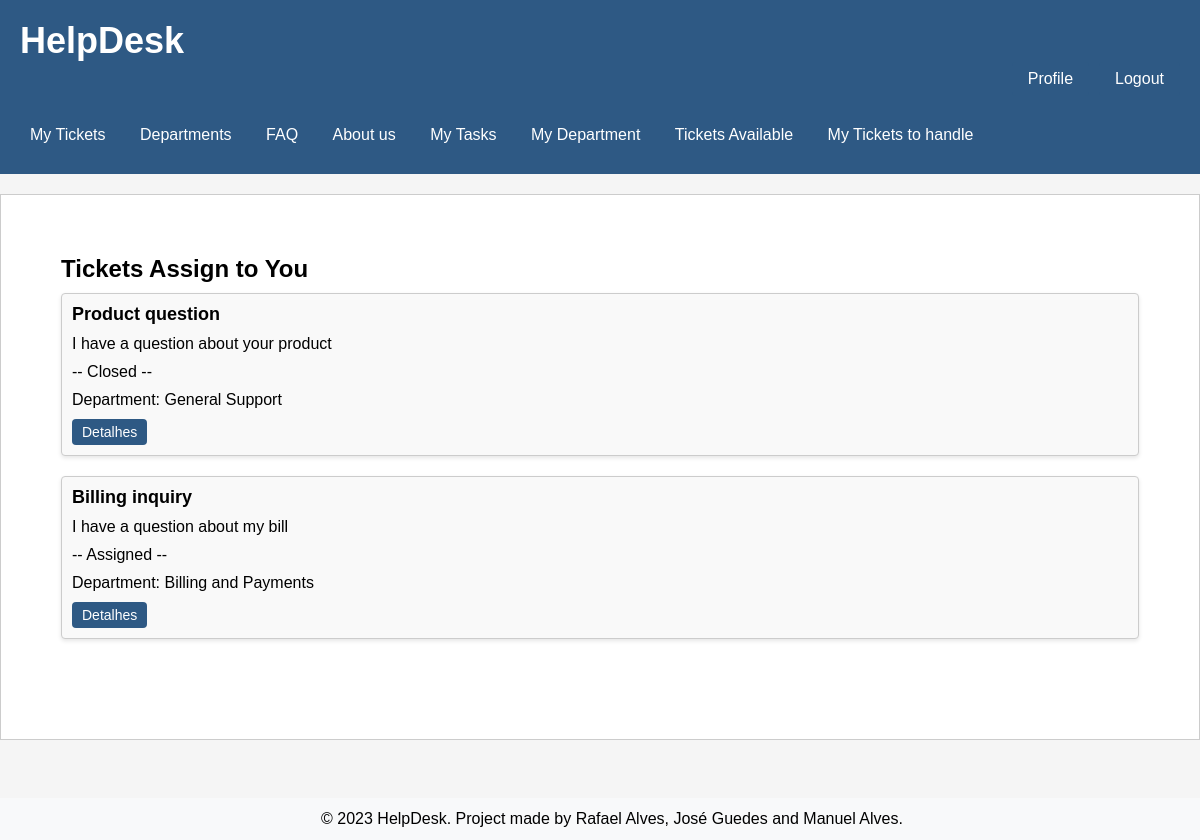
/pages/ticketsToHandle.php (signed in), run on the app's committed database.
### tables this page shows
CREATE TABLE Ticket (
    id INTEGER PRIMARY KEY AUTOINCREMENT,
    title varchar(255) NOT NULL UNIQUE,
    description VARCHAR(255) NOT NULL,
    ticket_status VARCHAR (10)  NOT NULL DEFAULT 'Open' CHECK (ticket_status IN ('Open', 'Assigned', 'Closed')),
    created_at TIMESTAMP NOT NULL DEFAULT CURRENT_TIMESTAMP,
    updated_at TIMESTAMP NOT NULL DEFAULT CURRENT_TIMESTAMP,
    id_user INTEGER, /* id do client que criou o ticket */
    id_agent INTEGER DEFAULT NULL, /* id do agent que está a tratar do ticket */
    id_department INTEGER, /* id do department do ticket */
    CONSTRAINT current_edit_date_ck CHECK (created_at <= updated_at),
    CONSTRAINT id_usertFK FOREIGN KEY(id_user) REFERENCES User(id),
    CONSTRAINT id_agentFK FOREIGN KEY(id_agent) REFERENCES User(id),
    CONSTRAINT id_departmentFK FOREIGN KEY(id_department) REFERENCES Department(id)
);

CREATE TABLE Department (
    id INTEGER PRIMARY KEY AUTOINCREMENT,
    name varchar(255) NOT NULL UNIQUE,
    created_at TIMESTAMP NOT NULL DEFAULT CURRENT_TIMESTAMP
);

### utils/session.php (called while the page is built, shortened)
<?php
   function getUserID() {
       if(isset($_SESSION['userID'])) {
            return $_SESSION['userID'];
       } else {
           return null;
       }
   }
?>

### database/ticket.class.php (called while the page is built, shortened)
<?php
  class Ticket {
static function getTicketsAgent(PDO $db, int $id_agent){
  $stmt = $db->prepare('
    SELECT id, title, description, id_department, ticket_status
    FROM Ticket
    WHERE id_agent = ?
    ORDER by updated_at desc
  ');
  $stmt->execute(array($id_agent));
  $row = $stmt->fetchAll(PDO::FETCH_ASSOC);
  return $row;
}
  }
?>

### actions/getAgent_tickets.php (called while the page is built, shortened)
<?php
require_once(__DIR__ . '/../database/connection.db.php');
require_once(__DIR__ . '/../database/ticket.class.php');
$tickets = Ticket::getTicketsAgent($dbh, getUserID());
?>

### database/department.class.php (called while the page is built, shortened)
<?php
  class Department {
    static function getName($id) {
      global $dbh;
      try {
        $stmt = $dbh->prepare('SELECT name FROM Department WHERE id = ?');
        $stmt->execute(array($id));
        if($row = $stmt->fetch()){
          return $row['name'];
        }
      }catch(PDOException $e) {
        return -1;
      }
    }
  }
?>

### pages/ticketsToHandle.php (the view, shortened to what this page needs)
<?php
  require_once(__DIR__ . '/../templates/header.tpl.php');
  require_once(__DIR__ . '/../templates/footer.tpl.php');
?>
  <section class="tickets">
      <h2>Tickets Assign to You </h2>
      <ul>
        <?php
        require_once(__DIR__ . '/../actions/getAgent_tickets.php');
        for($i = 0; $i < count($tickets); $i++) {
        include_once("../database/department.class.php");
        $depart = Department::getName($tickets[$i]['id_department']);
        ?>
        <li>
          <div class="ticket" id="<?=$tickets[$i]['id']?>">
            <h3> <?=$tickets[$i]['title']?></h3>
            <p> <?=$tickets[$i]['description']?> </p>
            <p>-- <?=$tickets[$i]['ticket_status']?> --</p>
            <p> Department: <?=$depart?> </p>
            <a href="../pages/detailTicket.php?id=<?=$tickets[$i]['id']?>" class="button">Detalhes</a>
          </div>
        </li>
        <?php } ?>
      </ul>
    </section>

### css/style.css (style rules this page uses)
body { position: relative; margin: 0; padding: 0; font-family: Arial, sans-serif; background-color: #f5f5f5; min-height: 100%; padding-bottom: 5rem; }
.tickets { margin: 40px; margin-bottom: 20px; margin-top: 20px; }
h2 { font-size: 24px; margin: 0 0 10px; }
ul { list-style-type: none; padding: 0; margin: 0; margin-bottom: 20px; }
.ticket { background-color: #f5f5f5; border-radius: 4px; box-shadow: 0 2px 4px rgba(0, 0, 0, 0.1); padding: 10px; margin-bottom: 20px; }
.ticket h3 { margin: 0 0 10px; font-size: 18px; margin-bottom: 5px; }
.ticket p { margin: 0 0 20px; margin-bottom: 5px; }
.button { display: inline-block; padding: 10px 20px; background-color: #2E5984; color: #fff; text-decoration: none; border-radius: 4px; transition: background-color 0.3s ease; }
.ticket a.button { display: inline-block; padding: 10px 20px; background-color: #2E5984; color: #fff; text-decoration: none; border-radius: 4px; transition: background-color 0.3s ease; }
h3 { margin-top: 5%; }
p { margin: 0 0 20px; }
h2:last-of-type { margin-top: 40px; }
li { margin-bottom: 10px; }
h3 { margin-top: 0; }
div:first-of-type { background: #fff; }
.tickets h2 { font-size: 24px; margin-bottom: 10px; }
.tickets .button { padding: 8px 16px; background-color: #2E5984; color: white; border: none; text-decoration: none; }
.tickets ul { list-style-type: none; padding: 0; }
.tickets li { margin-bottom: 20px; }
.tickets .ticket { background-color: #f9f9f9; padding: 10px; border: 1px solid #ccc; }
.tickets .ticket h3 { font-size: 18px; margin: 0; }
.tickets .ticket p { margin: 10px 0; }
.tickets ul { list-style: none; padding: 0; }
.ticket a.button { background-color: #2E5984; color: white; border: none; padding: 5px 10px; font-size: 14px; border-radius: 4px; text-decoration: none; }

### data on the page
ticket: title "Product question", description "I have a question about your product", ticket_status "Closed", id_department.name "General Support"
ticket: title "Billing inquiry", description "I have a question about my bill", ticket_status "Assigned", id_department.name "Billing and Payments"
